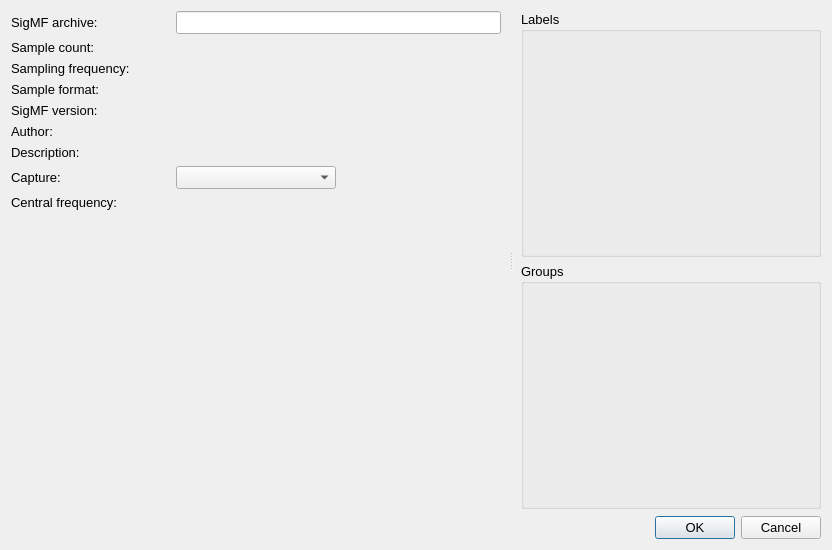
<?xml version="1.0" encoding="UTF-8"?>
<ui version="4.0">
 <class>sigmf_dialog</class>
 <widget class="QDialog" name="sigmf_dialog">
  <property name="geometry">
   <rect>
    <x>0</x>
    <y>0</y>
    <width>832</width>
    <height>550</height>
   </rect>
  </property>
  <property name="font">
   <font>
    <pointsize>10</pointsize>
   </font>
  </property>
  <property name="windowTitle">
   <string>Dialog</string>
  </property>
  <layout class="QVBoxLayout" name="verticalLayout">
   <property name="spacing">
    <number>7</number>
   </property>
   <item>
    <widget class="QSplitter" name="splitter">
     <property name="orientation">
      <enum>Qt::Horizontal</enum>
     </property>
     <property name="handleWidth">
      <number>20</number>
     </property>
     <property name="childrenCollapsible">
      <bool>false</bool>
     </property>
     <widget class="QWidget" name="verticalLayoutWidget_2">
      <layout class="QGridLayout" name="gridLayout">
       <property name="spacing">
        <number>6</number>
       </property>
       <item row="9" column="1">
        <widget class="QComboBox" name="sigmf_dialog_capture_combobox_value"/>
       </item>
       <item row="2" column="1">
        <widget class="QLabel" name="sigmf_dialog_sample_count_label_value">
         <property name="text">
          <string/>
         </property>
        </widget>
       </item>
       <item row="3" column="0">
        <widget class="QLabel" name="sigmf_dialog_sampling_frequency_label_name">
         <property name="text">
          <string>Sampling frequency:</string>
         </property>
        </widget>
       </item>
       <item row="11" column="0">
        <spacer name="verticalSpacer">
         <property name="orientation">
          <enum>Qt::Vertical</enum>
         </property>
         <property name="sizeHint" stdset="0">
          <size>
           <width>20</width>
           <height>40</height>
          </size>
         </property>
        </spacer>
       </item>
       <item row="10" column="0">
        <widget class="QLabel" name="sigmf_dialog_capture_center_frequency_label_name">
         <property name="text">
          <string>Central frequency:</string>
         </property>
        </widget>
       </item>
       <item row="9" column="0">
        <widget class="QLabel" name="sigmf_dialog_capture_label_name">
         <property name="text">
          <string>Capture:</string>
         </property>
        </widget>
       </item>
       <item row="4" column="1">
        <widget class="QLabel" name="sigmf_dialog_sample_format_label_value">
         <property name="text">
          <string/>
         </property>
        </widget>
       </item>
       <item row="6" column="0">
        <widget class="QLabel" name="sigmf_dialog_author_label_name">
         <property name="text">
          <string>Author:</string>
         </property>
        </widget>
       </item>
       <item row="2" column="0">
        <widget class="QLabel" name="sigmf_dialog_sample_count_label_name">
         <property name="text">
          <string>Sample count:</string>
         </property>
        </widget>
       </item>
       <item row="10" column="1">
        <widget class="QLabel" name="sigmf_dialog_capture_center_frequency_label_value">
         <property name="text">
          <string/>
         </property>
        </widget>
       </item>
       <item row="6" column="1">
        <widget class="QLabel" name="sigmf_dialog_author_label_value">
         <property name="text">
          <string/>
         </property>
        </widget>
       </item>
       <item row="0" column="0">
        <widget class="QLabel" name="sigmf_dialog_archive_lineedit_name">
         <property name="text">
          <string>SigMF archive:</string>
         </property>
        </widget>
       </item>
       <item row="7" column="1">
        <widget class="QLabel" name="sigmf_dialog_description_label_value">
         <property name="text">
          <string/>
         </property>
         <property name="scaledContents">
          <bool>false</bool>
         </property>
         <property name="alignment">
          <set>Qt::AlignLeading|Qt::AlignLeft|Qt::AlignTop</set>
         </property>
         <property name="wordWrap">
          <bool>true</bool>
         </property>
         <property name="textInteractionFlags">
          <set>Qt::NoTextInteraction</set>
         </property>
        </widget>
       </item>
       <item row="0" column="1" colspan="2">
        <widget class="QLineEdit" name="sigmf_dialog_archive_lineedit_value">
         <property name="readOnly">
          <bool>true</bool>
         </property>
        </widget>
       </item>
       <item row="3" column="1">
        <widget class="QLabel" name="sigmf_dialog_sampling_frequency_label_value">
         <property name="text">
          <string/>
         </property>
        </widget>
       </item>
       <item row="4" column="0">
        <widget class="QLabel" name="sigmf_dialog_sample_format_label_name">
         <property name="text">
          <string>Sample format:</string>
         </property>
        </widget>
       </item>
       <item row="7" column="0">
        <widget class="QLabel" name="sigmf_dialog_description_label_name">
         <property name="toolTipDuration">
          <number>1</number>
         </property>
         <property name="text">
          <string>Description:</string>
         </property>
         <property name="alignment">
          <set>Qt::AlignLeading|Qt::AlignLeft|Qt::AlignTop</set>
         </property>
        </widget>
       </item>
       <item row="5" column="0">
        <widget class="QLabel" name="sigmf_dialog_version_label_name">
         <property name="text">
          <string>SigMF version:</string>
         </property>
        </widget>
       </item>
       <item row="5" column="1">
        <widget class="QLabel" name="sigmf_dialog_version_label_value">
         <property name="text">
          <string/>
         </property>
        </widget>
       </item>
      </layout>
     </widget>
     <widget class="QWidget" name="widget" native="true">
      <property name="minimumSize">
       <size>
        <width>300</width>
        <height>0</height>
       </size>
      </property>
      <layout class="QVBoxLayout" name="verticalLayout_2">
       <property name="leftMargin">
        <number>0</number>
       </property>
       <property name="topMargin">
        <number>0</number>
       </property>
       <property name="rightMargin">
        <number>0</number>
       </property>
       <property name="bottomMargin">
        <number>0</number>
       </property>
       <item>
        <widget class="QGroupBox" name="sigmf_dialog_labels_groupbox">
         <property name="title">
          <string>Labels</string>
         </property>
        </widget>
       </item>
       <item>
        <widget class="QGroupBox" name="sigmf_dialog_groups_groupbox">
         <property name="title">
          <string>Groups</string>
         </property>
        </widget>
       </item>
      </layout>
     </widget>
    </widget>
   </item>
   <item>
    <widget class="QDialogButtonBox" name="buttonBox">
     <property name="font">
      <font>
       <pointsize>10</pointsize>
      </font>
     </property>
     <property name="orientation">
      <enum>Qt::Horizontal</enum>
     </property>
     <property name="standardButtons">
      <set>QDialogButtonBox::Cancel|QDialogButtonBox::Ok</set>
     </property>
    </widget>
   </item>
  </layout>
 </widget>
 <resources/>
 <connections>
  <connection>
   <sender>buttonBox</sender>
   <signal>accepted()</signal>
   <receiver>sigmf_dialog</receiver>
   <slot>accept()</slot>
   <hints>
    <hint type="sourcelabel">
     <x>248</x>
     <y>254</y>
    </hint>
    <hint type="destinationlabel">
     <x>157</x>
     <y>274</y>
    </hint>
   </hints>
  </connection>
  <connection>
   <sender>buttonBox</sender>
   <signal>rejected()</signal>
   <receiver>sigmf_dialog</receiver>
   <slot>reject()</slot>
   <hints>
    <hint type="sourcelabel">
     <x>316</x>
     <y>260</y>
    </hint>
    <hint type="destinationlabel">
     <x>286</x>
     <y>274</y>
    </hint>
   </hints>
  </connection>
 </connections>
</ui>
